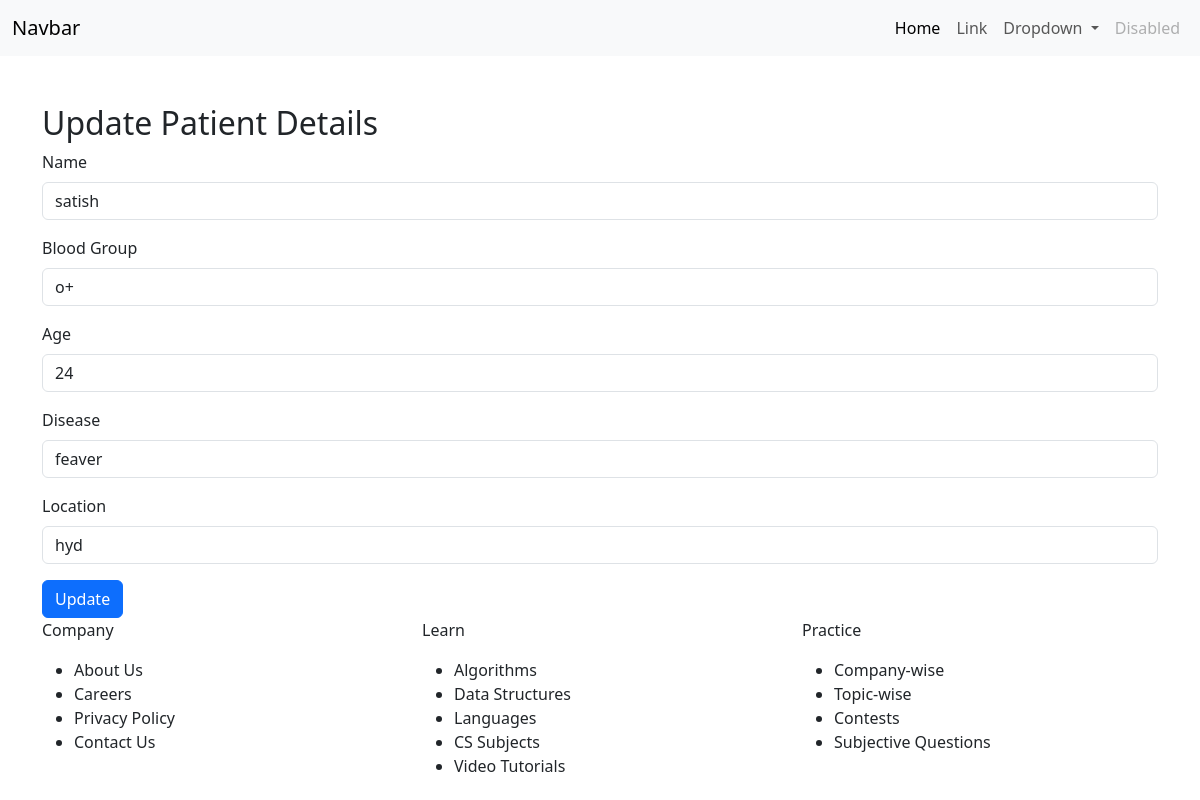
The page /patient/update/3/ on the database its author committed.
### app1/models.py (models this page shows, shortened)
class Patient(models.Model):
    Name = models.CharField(max_length=256)
    Blood_group=models.CharField(max_length=100)
    Age=models.IntegerField()
    Disease = models.CharField(max_length=256)
    Location = models.CharField(max_length=256)

### app1/views.py (the view, shortened to what this page needs)
# urls.py: path('patient/update/<int:id>/', views.update_patient, name='update_patient'),
def update_patient(request, id):
    patient = get_object_or_404(Patient, id=id)
    return render(request, "patient_form.html", {"patient": patient})

### app1/templates/patient_form.html (shortened to what this page needs)
{%extends 'demo.html'%}
{%block content%}
    <div class="container mt-5">
        <h2>Update Patient Details</h2>
        <form action="" method="POST">
            <div class="mb-3">
                <label for="Name" class="form-label">Name</label>
                <input type="text" class="form-control" id="Name" name="Name" value="{{ patient.Name }}" required>
            </div>
            <div class="mb-3">
                <label for="Blood_group" class="form-label">Blood Group</label>
                <input type="text" class="form-control" id="Blood_group" name="Blood_group" value="{{ patient.Blood_group }}" required>
            </div>
            <div class="mb-3">
                <label for="Age" class="form-label">Age</label>
                <input type="number" class="form-control" id="Age" name="Age" value="{{ patient.Age }}" required>
            </div>
            <div class="mb-3">
                <label for="Disease" class="form-label">Disease</label>
                <input type="text" class="form-control" id="Disease" name="Disease" value="{{ patient.Disease }}" required>
            </div>
            <div class="mb-3">
                <label for="Location" class="form-label">Location</label>
                <input type="text" class="form-control" id="Location" name="Location" value="{{ patient.Location }}" required>
            </div>
            <button type="submit" class="btn btn-primary">Update</button>
        </form>
    </div>
    {%endblock%}

### rows shown on the page
Patient: Name "satish", Blood_group "o+", Age "24", Disease "feaver", Location "hyd"
